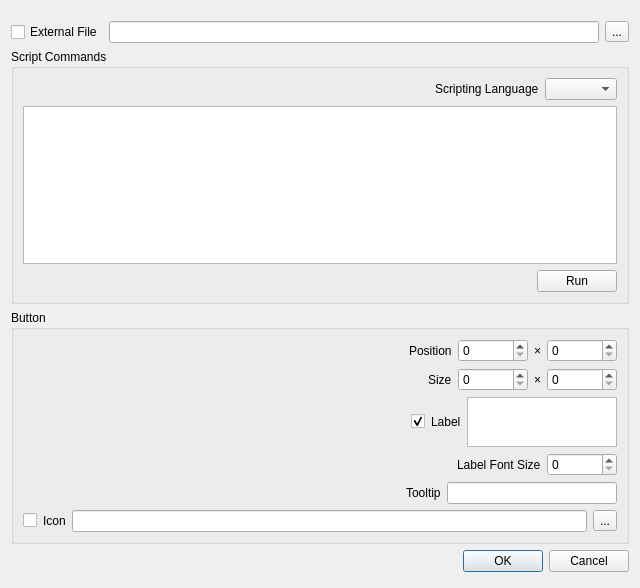
<?xml version="1.0" encoding="UTF-8"?>
<ui version="4.0">
 <class>Form</class>
 <widget class="QWidget" name="Form">
  <property name="geometry">
   <rect>
    <x>0</x>
    <y>0</y>
    <width>640</width>
    <height>588</height>
   </rect>
  </property>
  <property name="windowTitle">
   <string>Form</string>
  </property>
  <layout class="QGridLayout" name="gridLayout">
   <item row="0" column="0">
    <layout class="QVBoxLayout" name="verticalLayout">
     <property name="topMargin">
      <number>5</number>
     </property>
     <property name="bottomMargin">
      <number>5</number>
     </property>
     <item>
      <layout class="QHBoxLayout" name="horizontalLayout_10">
       <property name="topMargin">
        <number>5</number>
       </property>
       <item>
        <widget class="QCheckBox" name="checkBox_3">
         <property name="text">
          <string>External File</string>
         </property>
        </widget>
       </item>
       <item>
        <widget class="QLineEdit" name="lineEdit_3"/>
       </item>
       <item>
        <widget class="QToolButton" name="toolButton_2">
         <property name="text">
          <string>...</string>
         </property>
        </widget>
       </item>
      </layout>
     </item>
     <item>
      <widget class="QGroupBox" name="groupBox_ScriptCommands">
       <property name="title">
        <string>Script Commands</string>
       </property>
       <layout class="QGridLayout" name="gridLayout_2">
        <item row="3" column="0">
         <layout class="QHBoxLayout" name="horizontalLayout_6">
          <property name="topMargin">
           <number>0</number>
          </property>
          <item>
           <spacer name="horizontalSpacer_6">
            <property name="orientation">
             <enum>Qt::Horizontal</enum>
            </property>
            <property name="sizeHint" stdset="0">
             <size>
              <width>40</width>
              <height>20</height>
             </size>
            </property>
           </spacer>
          </item>
          <item>
           <widget class="QPushButton" name="pushButton">
            <property name="text">
             <string>Run</string>
            </property>
           </widget>
          </item>
         </layout>
        </item>
        <item row="0" column="0">
         <layout class="QVBoxLayout" name="verticalLayout_4">
          <property name="topMargin">
           <number>0</number>
          </property>
          <item>
           <layout class="QHBoxLayout" name="horizontalLayout">
            <property name="spacing">
             <number>6</number>
            </property>
            <item>
             <spacer name="horizontalSpacer">
              <property name="orientation">
               <enum>Qt::Horizontal</enum>
              </property>
              <property name="sizeHint" stdset="0">
               <size>
                <width>40</width>
                <height>20</height>
               </size>
              </property>
             </spacer>
            </item>
            <item>
             <widget class="QLabel" name="label_script_language">
              <property name="text">
               <string>Scripting Language</string>
              </property>
             </widget>
            </item>
            <item>
             <widget class="QComboBox" name="combo_script_language"/>
            </item>
           </layout>
          </item>
          <item>
           <widget class="QTextEdit" name="text_script_code">
            <property name="sizePolicy">
             <sizepolicy hsizetype="Expanding" vsizetype="Expanding">
              <horstretch>0</horstretch>
              <verstretch>0</verstretch>
             </sizepolicy>
            </property>
           </widget>
          </item>
         </layout>
        </item>
       </layout>
      </widget>
     </item>
     <item>
      <widget class="QGroupBox" name="groupBox_2">
       <property name="sizePolicy">
        <sizepolicy hsizetype="Preferred" vsizetype="Fixed">
         <horstretch>0</horstretch>
         <verstretch>0</verstretch>
        </sizepolicy>
       </property>
       <property name="minimumSize">
        <size>
         <width>0</width>
         <height>0</height>
        </size>
       </property>
       <property name="title">
        <string>Button</string>
       </property>
       <layout class="QGridLayout" name="gridLayout_3">
        <item row="0" column="0">
         <layout class="QHBoxLayout" name="horizontalLayout_5">
          <property name="sizeConstraint">
           <enum>QLayout::SetDefaultConstraint</enum>
          </property>
          <property name="topMargin">
           <number>0</number>
          </property>
          <item>
           <spacer name="horizontalSpacer_5">
            <property name="orientation">
             <enum>Qt::Horizontal</enum>
            </property>
            <property name="sizeHint" stdset="0">
             <size>
              <width>40</width>
              <height>20</height>
             </size>
            </property>
           </spacer>
          </item>
          <item>
           <widget class="QLabel" name="label_7">
            <property name="text">
             <string>Position</string>
            </property>
           </widget>
          </item>
          <item>
           <widget class="QSpinBox" name="spinBox_5">
            <property name="minimumSize">
             <size>
              <width>70</width>
              <height>0</height>
             </size>
            </property>
            <property name="maximumSize">
             <size>
              <width>16777215</width>
              <height>16777215</height>
             </size>
            </property>
           </widget>
          </item>
          <item>
           <widget class="QLabel" name="label_6">
            <property name="text">
             <string>×</string>
            </property>
           </widget>
          </item>
          <item>
           <widget class="QSpinBox" name="spinBox_4">
            <property name="minimumSize">
             <size>
              <width>70</width>
              <height>0</height>
             </size>
            </property>
           </widget>
          </item>
         </layout>
        </item>
        <item row="1" column="0">
         <layout class="QHBoxLayout" name="horizontalLayout_2">
          <property name="topMargin">
           <number>0</number>
          </property>
          <item>
           <spacer name="horizontalSpacer_2">
            <property name="orientation">
             <enum>Qt::Horizontal</enum>
            </property>
            <property name="sizeHint" stdset="0">
             <size>
              <width>40</width>
              <height>20</height>
             </size>
            </property>
           </spacer>
          </item>
          <item>
           <widget class="QLabel" name="label_2">
            <property name="text">
             <string>Size</string>
            </property>
           </widget>
          </item>
          <item>
           <widget class="QSpinBox" name="spinBox">
            <property name="minimumSize">
             <size>
              <width>70</width>
              <height>0</height>
             </size>
            </property>
           </widget>
          </item>
          <item>
           <widget class="QLabel" name="label_3">
            <property name="text">
             <string>×</string>
            </property>
           </widget>
          </item>
          <item>
           <widget class="QSpinBox" name="spinBox_2">
            <property name="minimumSize">
             <size>
              <width>70</width>
              <height>0</height>
             </size>
            </property>
           </widget>
          </item>
         </layout>
        </item>
        <item row="3" column="0">
         <layout class="QHBoxLayout" name="horizontalLayout_3">
          <property name="topMargin">
           <number>0</number>
          </property>
          <item>
           <spacer name="horizontalSpacer_3">
            <property name="orientation">
             <enum>Qt::Horizontal</enum>
            </property>
            <property name="sizeHint" stdset="0">
             <size>
              <width>40</width>
              <height>20</height>
             </size>
            </property>
           </spacer>
          </item>
          <item>
           <widget class="QLabel" name="label_4">
            <property name="text">
             <string>Label Font Size</string>
            </property>
           </widget>
          </item>
          <item>
           <widget class="QSpinBox" name="spinBox_3">
            <property name="minimumSize">
             <size>
              <width>70</width>
              <height>0</height>
             </size>
            </property>
           </widget>
          </item>
         </layout>
        </item>
        <item row="2" column="0">
         <layout class="QHBoxLayout" name="horizontalLayout_4">
          <property name="topMargin">
           <number>0</number>
          </property>
          <item>
           <spacer name="horizontalSpacer_4">
            <property name="orientation">
             <enum>Qt::Horizontal</enum>
            </property>
            <property name="sizeHint" stdset="0">
             <size>
              <width>40</width>
              <height>20</height>
             </size>
            </property>
           </spacer>
          </item>
          <item>
           <widget class="QCheckBox" name="checkBox">
            <property name="text">
             <string/>
            </property>
            <property name="checked">
             <bool>true</bool>
            </property>
           </widget>
          </item>
          <item>
           <widget class="QLabel" name="label_5">
            <property name="text">
             <string>Label</string>
            </property>
           </widget>
          </item>
          <item>
           <widget class="QTextEdit" name="textEdit_2">
            <property name="enabled">
             <bool>true</bool>
            </property>
            <property name="sizePolicy">
             <sizepolicy hsizetype="Fixed" vsizetype="Fixed">
              <horstretch>0</horstretch>
              <verstretch>0</verstretch>
             </sizepolicy>
            </property>
            <property name="maximumSize">
             <size>
              <width>150</width>
              <height>50</height>
             </size>
            </property>
           </widget>
          </item>
         </layout>
        </item>
        <item row="4" column="0">
         <layout class="QHBoxLayout" name="horizontalLayout_7">
          <property name="topMargin">
           <number>0</number>
          </property>
          <item>
           <spacer name="horizontalSpacer_7">
            <property name="orientation">
             <enum>Qt::Horizontal</enum>
            </property>
            <property name="sizeHint" stdset="0">
             <size>
              <width>40</width>
              <height>20</height>
             </size>
            </property>
           </spacer>
          </item>
          <item>
           <widget class="QLabel" name="label">
            <property name="text">
             <string>Tooltip</string>
            </property>
           </widget>
          </item>
          <item>
           <widget class="QLineEdit" name="lineEdit">
            <property name="maximumSize">
             <size>
              <width>170</width>
              <height>16777215</height>
             </size>
            </property>
           </widget>
          </item>
         </layout>
        </item>
        <item row="5" column="0">
         <layout class="QHBoxLayout" name="horizontalLayout_8">
          <property name="topMargin">
           <number>0</number>
          </property>
          <item>
           <widget class="QCheckBox" name="checkBox_2">
            <property name="text">
             <string/>
            </property>
           </widget>
          </item>
          <item>
           <widget class="QLabel" name="label_8">
            <property name="text">
             <string>Icon</string>
            </property>
           </widget>
          </item>
          <item>
           <widget class="QLineEdit" name="lineEdit_2"/>
          </item>
          <item>
           <widget class="QToolButton" name="toolButton">
            <property name="text">
             <string>...</string>
            </property>
           </widget>
          </item>
         </layout>
        </item>
       </layout>
      </widget>
     </item>
     <item>
      <widget class="QDialogButtonBox" name="buttonbox">
       <property name="standardButtons">
        <set>QDialogButtonBox::Cancel|QDialogButtonBox::Ok</set>
       </property>
      </widget>
     </item>
    </layout>
   </item>
  </layout>
 </widget>
 <resources/>
 <connections/>
</ui>
